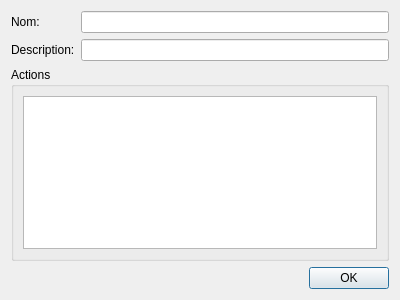
<?xml version="1.0" encoding="UTF-8"?>
<ui version="4.0">
 <class>VueEnsemble</class>
 <widget class="QDialog" name="VueEnsemble">
  <property name="geometry">
   <rect>
    <x>0</x>
    <y>0</y>
    <width>400</width>
    <height>300</height>
   </rect>
  </property>
  <property name="windowTitle">
   <string>Dialog</string>
  </property>
  <layout class="QVBoxLayout" name="verticalLayout">
   <item>
    <layout class="QFormLayout" name="formLayout">
     <item row="0" column="0">
      <widget class="QLabel" name="etiquetteNom">
       <property name="text">
        <string>Nom:</string>
       </property>
      </widget>
     </item>
     <item row="0" column="1">
      <widget class="QLineEdit" name="champNom">
       <property name="readOnly">
        <bool>true</bool>
       </property>
      </widget>
     </item>
     <item row="1" column="0">
      <widget class="QLabel" name="etiquetteDescription">
       <property name="text">
        <string>Description:</string>
       </property>
      </widget>
     </item>
     <item row="1" column="1">
      <widget class="QLineEdit" name="champDescription">
       <property name="readOnly">
        <bool>true</bool>
       </property>
      </widget>
     </item>
    </layout>
   </item>
   <item>
    <widget class="QGroupBox" name="groupBox">
     <property name="title">
      <string>Actions</string>
     </property>
     <layout class="QVBoxLayout" name="verticalLayout_2">
      <item>
       <widget class="QListView" name="listeActions">
        <property name="editTriggers">
         <set>QAbstractItemView::NoEditTriggers</set>
        </property>
       </widget>
      </item>
     </layout>
    </widget>
   </item>
   <item>
    <widget class="QDialogButtonBox" name="buttonBox">
     <property name="orientation">
      <enum>Qt::Horizontal</enum>
     </property>
     <property name="standardButtons">
      <set>QDialogButtonBox::Ok</set>
     </property>
    </widget>
   </item>
  </layout>
 </widget>
 <resources/>
 <connections>
  <connection>
   <sender>buttonBox</sender>
   <signal>accepted()</signal>
   <receiver>VueEnsemble</receiver>
   <slot>accept()</slot>
   <hints>
    <hint type="sourcelabel">
     <x>248</x>
     <y>254</y>
    </hint>
    <hint type="destinationlabel">
     <x>157</x>
     <y>274</y>
    </hint>
   </hints>
  </connection>
  <connection>
   <sender>buttonBox</sender>
   <signal>rejected()</signal>
   <receiver>VueEnsemble</receiver>
   <slot>reject()</slot>
   <hints>
    <hint type="sourcelabel">
     <x>316</x>
     <y>260</y>
    </hint>
    <hint type="destinationlabel">
     <x>286</x>
     <y>274</y>
    </hint>
   </hints>
  </connection>
 </connections>
</ui>
